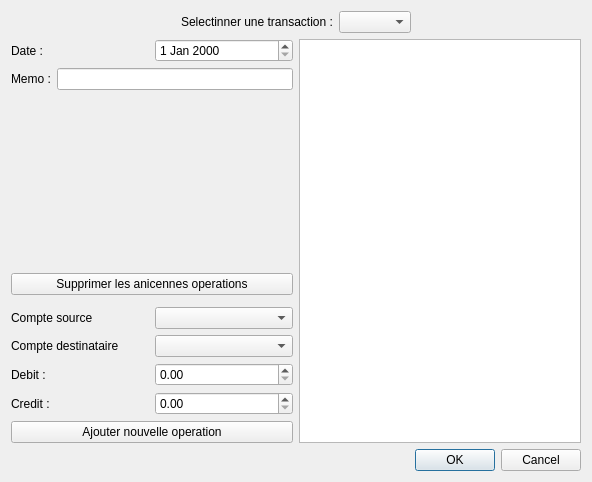
<?xml version="1.0" encoding="UTF-8"?>
<ui version="4.0">
 <class>fen_modifiertransaction</class>
 <widget class="QDialog" name="fen_modifiertransaction">
  <property name="geometry">
   <rect>
    <x>0</x>
    <y>0</y>
    <width>592</width>
    <height>482</height>
   </rect>
  </property>
  <property name="windowTitle">
   <string>Dialog</string>
  </property>
  <layout class="QGridLayout" name="gridLayout">
   <item row="3" column="0">
    <widget class="QPushButton" name="pushButton_2">
     <property name="text">
      <string>Supprimer les anicennes operations</string>
     </property>
    </widget>
   </item>
   <item row="1" column="1" rowspan="5">
    <widget class="QTableWidget" name="tableWidget_trans"/>
   </item>
   <item row="2" column="0">
    <spacer name="verticalSpacer">
     <property name="orientation">
      <enum>Qt::Vertical</enum>
     </property>
     <property name="sizeHint" stdset="0">
      <size>
       <width>20</width>
       <height>129</height>
      </size>
     </property>
    </spacer>
   </item>
   <item row="5" column="0">
    <layout class="QVBoxLayout" name="verticalLayout_2">
     <item>
      <layout class="QHBoxLayout" name="horizontalLayout_3">
       <item>
        <widget class="QLabel" name="label_4">
         <property name="text">
          <string>Compte source</string>
         </property>
        </widget>
       </item>
       <item>
        <widget class="QComboBox" name="comboBox"/>
       </item>
      </layout>
     </item>
     <item>
      <layout class="QHBoxLayout" name="horizontalLayout_4">
       <item>
        <widget class="QLabel" name="label_5">
         <property name="text">
          <string>Compte destinataire</string>
         </property>
        </widget>
       </item>
       <item>
        <widget class="QComboBox" name="comboBox_2"/>
       </item>
      </layout>
     </item>
     <item>
      <layout class="QHBoxLayout" name="horizontalLayout_5">
       <item>
        <widget class="QLabel" name="label_6">
         <property name="text">
          <string>Debit :</string>
         </property>
        </widget>
       </item>
       <item>
        <widget class="QDoubleSpinBox" name="doubleSpinBox"/>
       </item>
      </layout>
     </item>
     <item>
      <layout class="QHBoxLayout" name="horizontalLayout_8">
       <item>
        <widget class="QLabel" name="label_7">
         <property name="text">
          <string>Credit :</string>
         </property>
        </widget>
       </item>
       <item>
        <widget class="QDoubleSpinBox" name="doubleSpinBox_2"/>
       </item>
      </layout>
     </item>
     <item>
      <widget class="QPushButton" name="pushButton">
       <property name="text">
        <string>Ajouter nouvelle operation</string>
       </property>
      </widget>
     </item>
    </layout>
   </item>
   <item row="6" column="1">
    <widget class="QDialogButtonBox" name="buttonBox">
     <property name="orientation">
      <enum>Qt::Horizontal</enum>
     </property>
     <property name="standardButtons">
      <set>QDialogButtonBox::Cancel|QDialogButtonBox::Ok</set>
     </property>
    </widget>
   </item>
   <item row="1" column="0">
    <layout class="QVBoxLayout" name="verticalLayout">
     <item>
      <layout class="QHBoxLayout" name="horizontalLayout">
       <item>
        <widget class="QLabel" name="label_2">
         <property name="text">
          <string>Date :</string>
         </property>
        </widget>
       </item>
       <item>
        <widget class="QDateEdit" name="dateEdit"/>
       </item>
      </layout>
     </item>
     <item>
      <layout class="QHBoxLayout" name="horizontalLayout_2">
       <item>
        <widget class="QLabel" name="label_3">
         <property name="text">
          <string>Memo :</string>
         </property>
        </widget>
       </item>
       <item>
        <widget class="QLineEdit" name="lineEdit"/>
       </item>
      </layout>
     </item>
    </layout>
   </item>
   <item row="0" column="0" colspan="2">
    <layout class="QHBoxLayout" name="horizontalLayout_7">
     <item>
      <spacer name="horizontalSpacer">
       <property name="orientation">
        <enum>Qt::Horizontal</enum>
       </property>
       <property name="sizeHint" stdset="0">
        <size>
         <width>88</width>
         <height>20</height>
        </size>
       </property>
      </spacer>
     </item>
     <item>
      <layout class="QFormLayout" name="formLayout">
       <item row="0" column="0">
        <widget class="QLabel" name="label">
         <property name="text">
          <string>Selectinner une transaction :</string>
         </property>
        </widget>
       </item>
       <item row="0" column="1">
        <widget class="QComboBox" name="comboBox_3"/>
       </item>
      </layout>
     </item>
     <item>
      <spacer name="horizontalSpacer_2">
       <property name="orientation">
        <enum>Qt::Horizontal</enum>
       </property>
       <property name="sizeHint" stdset="0">
        <size>
         <width>88</width>
         <height>20</height>
        </size>
       </property>
      </spacer>
     </item>
    </layout>
   </item>
  </layout>
 </widget>
 <resources/>
 <connections>
  <connection>
   <sender>buttonBox</sender>
   <signal>accepted()</signal>
   <receiver>fen_modifiertransaction</receiver>
   <slot>accept()</slot>
   <hints>
    <hint type="sourcelabel">
     <x>248</x>
     <y>254</y>
    </hint>
    <hint type="destinationlabel">
     <x>157</x>
     <y>274</y>
    </hint>
   </hints>
  </connection>
  <connection>
   <sender>buttonBox</sender>
   <signal>rejected()</signal>
   <receiver>fen_modifiertransaction</receiver>
   <slot>reject()</slot>
   <hints>
    <hint type="sourcelabel">
     <x>316</x>
     <y>260</y>
    </hint>
    <hint type="destinationlabel">
     <x>286</x>
     <y>274</y>
    </hint>
   </hints>
  </connection>
 </connections>
</ui>
